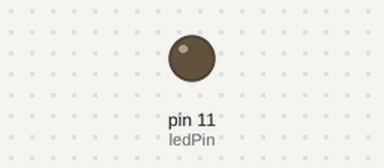
Bench run of a sketch on a simulated Arduino Uno, built with avr-gcc and run on an emulated ATmega328P. Parts: output pins drawn as LEDs (lit = HIGH).

Above: at 0.15 s.
At 39.84 s:
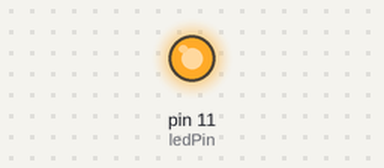
Timing chart, 0 to 40.0 s (numbered marks = the images above):
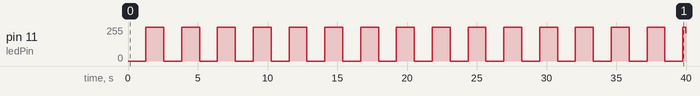

Measured:
- by itself, pin 11 (ledPin): 0/255 → 255/255 at 1.3 s, → 0/255 1.3 s later, → 255/255 1.3 s later, → 0/255 1.3 s later, … (32 changes in this stretch)

The sketch:

breathLight.ino
```cpp
/* 引脚变量*/
const int ledPin = 11;  // 11引脚为虚拟引脚
/* 状态变量*/
int delayTime = 5;  // 每个数值亮度保持时间(毫秒)
int maxLight = 255; // 最大亮度

void setup() {
  pinMode(ledPin, OUTPUT);  // 设置引脚为输出
}

void loop() {
  // LED由暗(0)到亮(maxLight)
  for (int i = 0; i <= maxLight; i ++) {
    analogWrite(ledPin, i); // 虚拟写入亮度
    delay(delayTime);       // 保持亮度
  }
  // LED由亮(maxLight)到暗(0)
  for (int i = maxLight; i >= 0; i --) {
    analogWrite(ledPin, i);
    delay(delayTime);
  }
}
```
